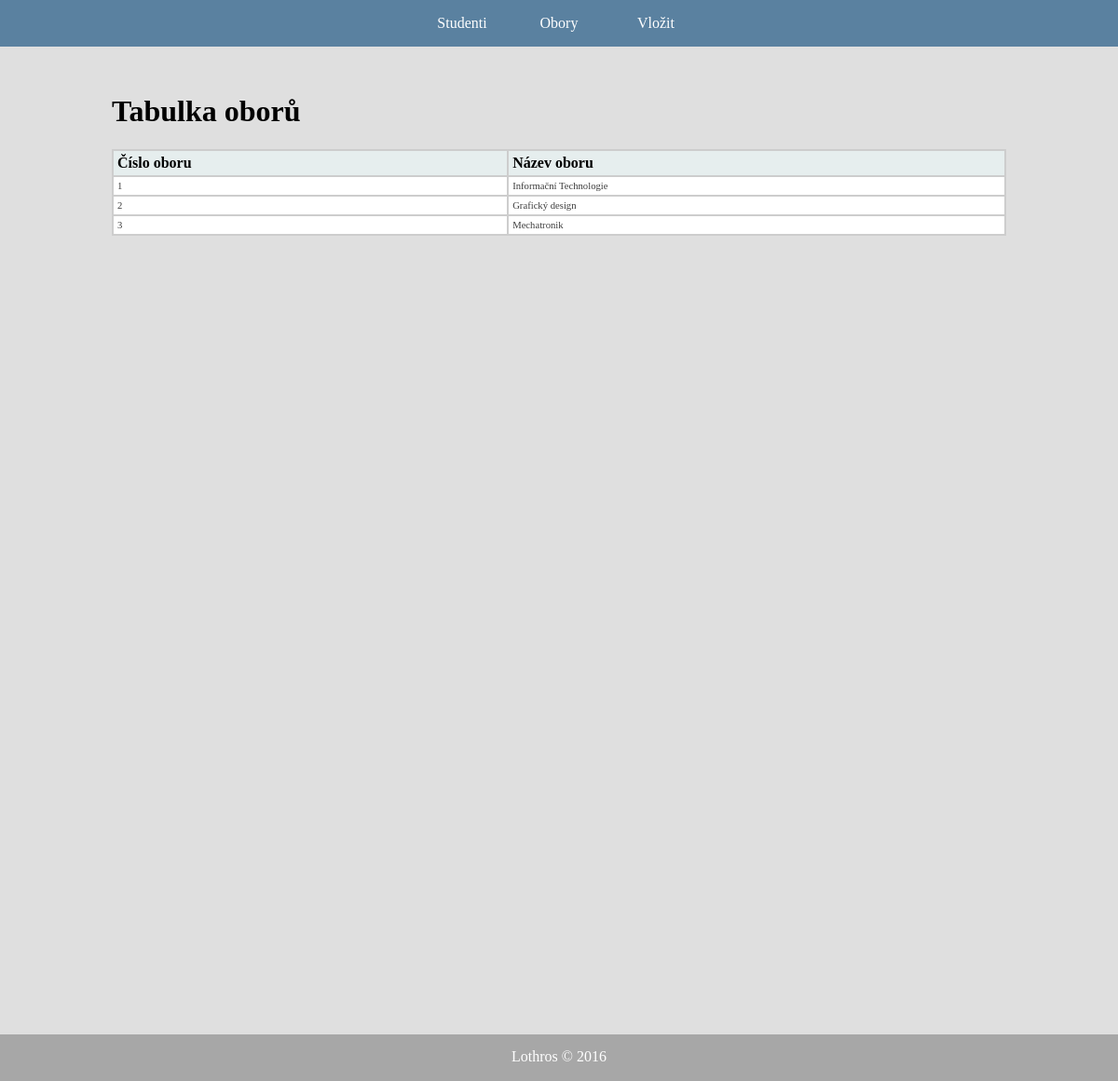
The app's page /obory.php with its own data.
### tables this page shows
CREATE TABLE `obory` (
  `id_obor` int(11) NOT NULL,
  `nazev` varchar(60) DEFAULT NULL
);

### obory.php (the view, shortened to what this page needs)
<?php
$mysqli = new mysqli('localhost', 'root', '', 'ondras1459803312');
mysqli_set_charset($mysqli, "utf8");
$select = $mysqli->query("SELECT id_obor, nazev FROM obory");
?>
<!DOCTYPE html>
<head>
    <link rel="stylesheet" type="text/css" href="css.css">
</head>
<body>
    <nav>
        <ul>
            <a href="index.php"><li>Studenti</li></a>
            <a href="obory.php"><li>Obory</li></a>
            <a href="insert.php"><li>Vložit</li></a>
        </ul>
    </nav>
    <div class="container">
    <h1>Tabulka oborů</h1>
        <?php
        echo "<table id='tabulka1' class='tablesorter'>";
        echo "<thead>";
        echo "<tr>";
        echo "<th>Číslo oboru</th>";
        echo "<th>Název oboru</th>";
        echo "</tr>";
        echo "</thead>";
		echo"<tbody>";
        while ($radek = $select->fetch_array()) {
        	echo "<tr>";
                echo "<td>" . $radek["id_obor"] . "</td>";
				echo "<td>" . $radek["nazev"] . "</td>";
            echo"</tr>";
        }
        echo"</tbody>";
        echo "</table>";
        ?>
     </div>
</body>
    <footer>
     <div class="footer"> Lothros © 2016 </div>
    </footer>

### css.css (style rules this page uses)
body { font-family: Calibri; background-color: grey; margin: 0 0 0 0; height: 100%; }
footer { width: auto; height: 50px; margin:auto; white-space: nowrap; display: block; background-color: rgba(255,255,255,0.3); position: relative; }
div.container { padding-bottom: 2.5%; padding-top: 2.5%; height: auto; text-align: justify; display: block; width: auto; color: black; background: none repeat scroll 0% 0% rgba(255,255,255,0.75); padding-left: 10%; padding-right: 10%; height: 1000px; }
div.footer { text-align: center; color: white; padding-top: 15px; }
nav { text-align: center; color: white; display: table; width: 100%; background: none repeat scroll 0% 0% rgba(0,130,230,0.3) ; height: 50px; margin: 0px auto; }
nav ul { margin: auto; width: auto; padding: 0 0 0 0; text-align: center; }
nav li { display: inline-block; margin: auto; line-height: 50px; }
nav a { display: inline-block; width: 100px; text-decoration: none; text-align: center; color: white; white-space: nowrap; }
table.tablesorter { background-color: #CDCDCD; margin:10px 0pt 15px; font-size: 8pt; width: 100%; text-align: left; }
table.tablesorter thead tr th, table.tablesorter tfoot tr th { background-color: #e6EEEE; font-size: 12pt; padding: 4px; }
table.tablesorter tbody td { color: #3D3D3D; padding: 4px; background-color: #FFF; vertical-align: top; }

### records on screen
obory: id_obor "1", nazev "Informační Technologie"
obory: id_obor "2", nazev "Grafický design"
obory: id_obor "3", nazev "Mechatronik"
